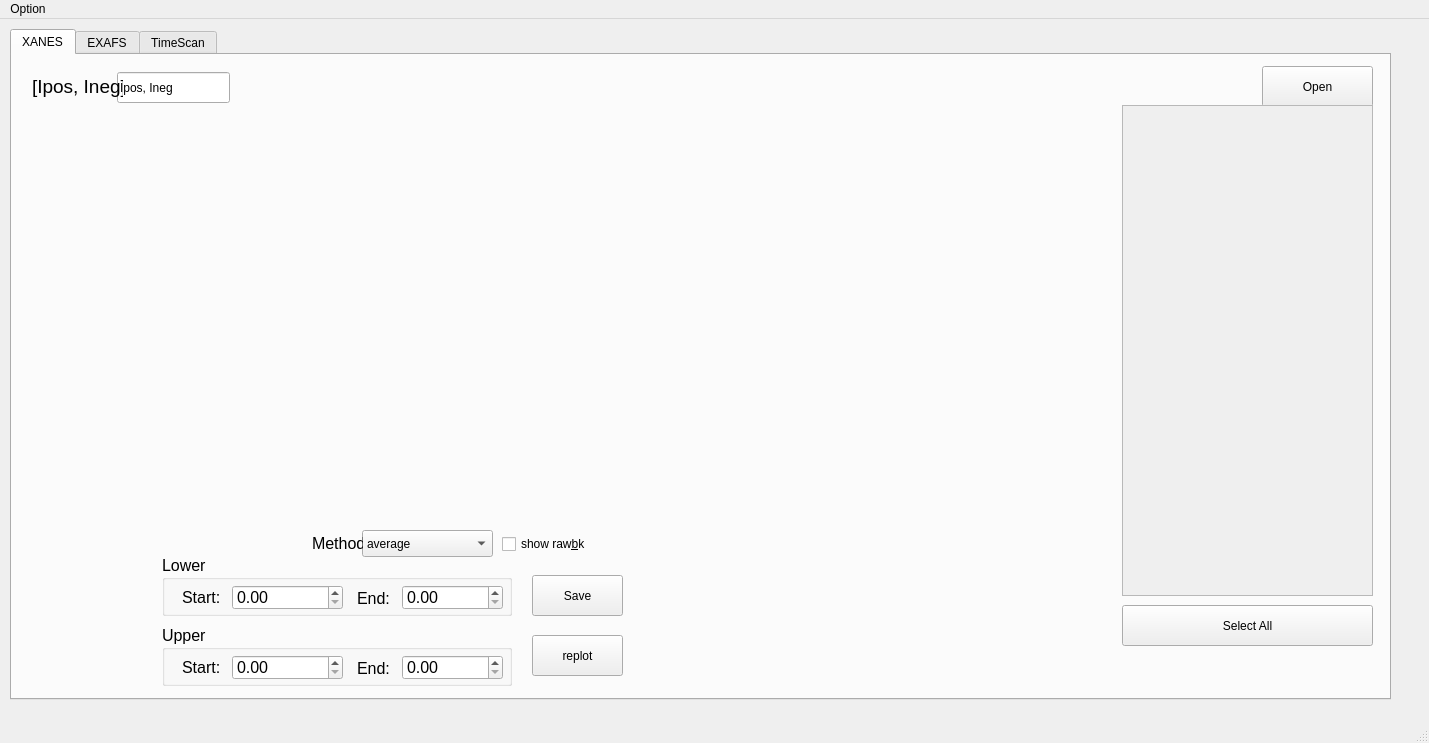
<?xml version="1.0" encoding="UTF-8"?>
<ui version="4.0">
 <class>MainWindow</class>
 <widget class="QMainWindow" name="MainWindow">
  <property name="geometry">
   <rect>
    <x>0</x>
    <y>0</y>
    <width>1429</width>
    <height>743</height>
   </rect>
  </property>
  <property name="windowTitle">
   <string>MainWindow</string>
  </property>
  <widget class="QWidget" name="centralwidget">
   <widget class="QTabWidget" name="tabWidget">
    <property name="geometry">
     <rect>
      <x>10</x>
      <y>10</y>
      <width>1381</width>
      <height>671</height>
     </rect>
    </property>
    <property name="currentIndex">
     <number>0</number>
    </property>
    <widget class="QWidget" name="tab_3">
     <attribute name="title">
      <string>XANES</string>
     </attribute>
     <widget class="QPushButton" name="pushButton_10">
      <property name="geometry">
       <rect>
        <x>1110</x>
        <y>550</y>
        <width>251</width>
        <height>41</height>
       </rect>
      </property>
      <property name="text">
       <string>Select All</string>
      </property>
     </widget>
     <widget class="QGroupBox" name="groupBox">
      <property name="geometry">
       <rect>
        <x>150</x>
        <y>500</y>
        <width>350</width>
        <height>61</height>
       </rect>
      </property>
      <property name="font">
       <font>
        <pointsize>12</pointsize>
        <weight>50</weight>
        <bold>false</bold>
       </font>
      </property>
      <property name="title">
       <string>Lower</string>
      </property>
      <widget class="QDoubleSpinBox" name="dsB_pre_end">
       <property name="geometry">
        <rect>
         <x>240</x>
         <y>30</y>
         <width>101</width>
         <height>25</height>
        </rect>
       </property>
       <property name="font">
        <font>
         <pointsize>12</pointsize>
        </font>
       </property>
       <property name="maximum">
        <double>30000.000000000000000</double>
       </property>
      </widget>
      <widget class="QLabel" name="label_2">
       <property name="geometry">
        <rect>
         <x>195</x>
         <y>35</y>
         <width>41</width>
         <height>16</height>
        </rect>
       </property>
       <property name="text">
        <string>End:</string>
       </property>
      </widget>
      <widget class="QLabel" name="label">
       <property name="geometry">
        <rect>
         <x>20</x>
         <y>34</y>
         <width>44</width>
         <height>16</height>
        </rect>
       </property>
       <property name="text">
        <string>Start:</string>
       </property>
      </widget>
      <widget class="QDoubleSpinBox" name="dsB_pre_start">
       <property name="geometry">
        <rect>
         <x>70</x>
         <y>30</y>
         <width>111</width>
         <height>25</height>
        </rect>
       </property>
       <property name="font">
        <font>
         <pointsize>12</pointsize>
        </font>
       </property>
       <property name="maximum">
        <double>30000.000000000000000</double>
       </property>
      </widget>
     </widget>
     <widget class="QPushButton" name="pushButton_13">
      <property name="geometry">
       <rect>
        <x>520</x>
        <y>520</y>
        <width>91</width>
        <height>41</height>
       </rect>
      </property>
      <property name="text">
       <string>Save</string>
      </property>
     </widget>
     <widget class="QPushButton" name="pushButton_11">
      <property name="geometry">
       <rect>
        <x>520</x>
        <y>580</y>
        <width>91</width>
        <height>41</height>
       </rect>
      </property>
      <property name="text">
       <string>replot</string>
      </property>
     </widget>
     <widget class="QGroupBox" name="groupBox_2">
      <property name="geometry">
       <rect>
        <x>150</x>
        <y>570</y>
        <width>350</width>
        <height>61</height>
       </rect>
      </property>
      <property name="font">
       <font>
        <pointsize>12</pointsize>
        <weight>50</weight>
        <bold>false</bold>
       </font>
      </property>
      <property name="title">
       <string>Upper</string>
      </property>
      <widget class="QDoubleSpinBox" name="dsB_post_end">
       <property name="geometry">
        <rect>
         <x>240</x>
         <y>30</y>
         <width>101</width>
         <height>25</height>
        </rect>
       </property>
       <property name="maximum">
        <double>30000.000000000000000</double>
       </property>
      </widget>
      <widget class="QLabel" name="label_3">
       <property name="geometry">
        <rect>
         <x>195</x>
         <y>35</y>
         <width>41</width>
         <height>16</height>
        </rect>
       </property>
       <property name="text">
        <string>End:</string>
       </property>
      </widget>
      <widget class="QLabel" name="label_4">
       <property name="geometry">
        <rect>
         <x>20</x>
         <y>34</y>
         <width>41</width>
         <height>16</height>
        </rect>
       </property>
       <property name="text">
        <string>Start:</string>
       </property>
      </widget>
      <widget class="QDoubleSpinBox" name="dsB_post_start">
       <property name="geometry">
        <rect>
         <x>70</x>
         <y>30</y>
         <width>111</width>
         <height>25</height>
        </rect>
       </property>
       <property name="maximum">
        <double>30000.000000000000000</double>
       </property>
      </widget>
     </widget>
     <widget class="QPushButton" name="pushButton">
      <property name="geometry">
       <rect>
        <x>1250</x>
        <y>11</y>
        <width>111</width>
        <height>41</height>
       </rect>
      </property>
      <property name="text">
       <string>Open</string>
      </property>
     </widget>
     <widget class="QScrollArea" name="scrollArea">
      <property name="geometry">
       <rect>
        <x>1110</x>
        <y>50</y>
        <width>251</width>
        <height>491</height>
       </rect>
      </property>
      <property name="widgetResizable">
       <bool>true</bool>
      </property>
      <widget class="QWidget" name="scrollAreaWidgetContents">
       <property name="geometry">
        <rect>
         <x>0</x>
         <y>0</y>
         <width>249</width>
         <height>489</height>
        </rect>
       </property>
      </widget>
     </widget>
     <widget class="QWidget" name="widget" native="true">
      <property name="geometry">
       <rect>
        <x>20</x>
        <y>60</y>
        <width>611</width>
        <height>401</height>
       </rect>
      </property>
     </widget>
     <widget class="QWidget" name="widget_2" native="true">
      <property name="geometry">
       <rect>
        <x>640</x>
        <y>20</y>
        <width>451</width>
        <height>601</height>
       </rect>
      </property>
     </widget>
     <widget class="QComboBox" name="combo_fynctype">
      <property name="geometry">
       <rect>
        <x>350</x>
        <y>475</y>
        <width>131</width>
        <height>27</height>
       </rect>
      </property>
      <property name="currentIndex">
       <number>0</number>
      </property>
      <item>
       <property name="text">
        <string>average</string>
       </property>
      </item>
      <item>
       <property name="text">
        <string>linear</string>
       </property>
      </item>
      <item>
       <property name="text">
        <string>victoreen</string>
       </property>
      </item>
     </widget>
     <widget class="QLabel" name="label_7">
      <property name="geometry">
       <rect>
        <x>300</x>
        <y>480</y>
        <width>51</width>
        <height>17</height>
       </rect>
      </property>
      <property name="font">
       <font>
        <pointsize>12</pointsize>
       </font>
      </property>
      <property name="text">
       <string>Method</string>
      </property>
     </widget>
     <widget class="QCheckBox" name="checkBox_2">
      <property name="geometry">
       <rect>
        <x>490</x>
        <y>478</y>
        <width>111</width>
        <height>22</height>
       </rect>
      </property>
      <property name="text">
       <string>show raw&amp;bk</string>
      </property>
     </widget>
     <widget class="QLineEdit" name="lE_posneg">
      <property name="geometry">
       <rect>
        <x>105</x>
        <y>17</y>
        <width>113</width>
        <height>31</height>
       </rect>
      </property>
      <property name="toolTip">
       <string>&lt;html&gt;&lt;head/&gt;&lt;body&gt;&lt;p&gt;&lt;span style=&quot; font-size:12pt;&quot;&gt;Write Ipos and Ineg row name&lt;/span&gt;&lt;/p&gt;&lt;p&gt;&lt;span style=&quot; font-size:12pt;&quot;&gt;pos: Ipos/I1/I3&lt;/span&gt;&lt;/p&gt;&lt;p&gt;&lt;span style=&quot; font-size:12pt;&quot;&gt;neg: Ineg/I2/I4&lt;/span&gt;&lt;/p&gt;&lt;/body&gt;&lt;/html&gt;</string>
      </property>
      <property name="text">
       <string>Ipos, Ineg</string>
      </property>
     </widget>
     <widget class="QLabel" name="label_8">
      <property name="geometry">
       <rect>
        <x>20</x>
        <y>16</y>
        <width>91</width>
        <height>31</height>
       </rect>
      </property>
      <property name="font">
       <font>
        <pointsize>14</pointsize>
       </font>
      </property>
      <property name="text">
       <string>[Ipos, Ineg]</string>
      </property>
     </widget>
    </widget>
    <widget class="QWidget" name="tab_2">
     <attribute name="title">
      <string>EXAFS</string>
     </attribute>
     <widget class="QGroupBox" name="groupBox_3">
      <property name="geometry">
       <rect>
        <x>20</x>
        <y>50</y>
        <width>211</width>
        <height>71</height>
       </rect>
      </property>
      <property name="font">
       <font>
        <pointsize>14</pointsize>
       </font>
      </property>
      <property name="title">
       <string>k weight(x)</string>
      </property>
      <widget class="QRadioButton" name="rB_kpower0">
       <property name="geometry">
        <rect>
         <x>10</x>
         <y>35</y>
         <width>41</width>
         <height>20</height>
        </rect>
       </property>
       <property name="font">
        <font>
         <pointsize>13</pointsize>
        </font>
       </property>
       <property name="text">
        <string>0</string>
       </property>
      </widget>
      <widget class="QRadioButton" name="rB_kpower1">
       <property name="geometry">
        <rect>
         <x>60</x>
         <y>35</y>
         <width>41</width>
         <height>20</height>
        </rect>
       </property>
       <property name="text">
        <string>1</string>
       </property>
      </widget>
      <widget class="QRadioButton" name="rB_kpower2">
       <property name="geometry">
        <rect>
         <x>110</x>
         <y>35</y>
         <width>41</width>
         <height>20</height>
        </rect>
       </property>
       <property name="text">
        <string>2</string>
       </property>
      </widget>
      <widget class="QRadioButton" name="rB_kpower3">
       <property name="geometry">
        <rect>
         <x>160</x>
         <y>35</y>
         <width>41</width>
         <height>20</height>
        </rect>
       </property>
       <property name="text">
        <string>3</string>
       </property>
      </widget>
     </widget>
     <widget class="QWidget" name="widget_4" native="true">
      <property name="geometry">
       <rect>
        <x>20</x>
        <y>140</y>
        <width>951</width>
        <height>451</height>
       </rect>
      </property>
     </widget>
     <widget class="QScrollArea" name="scrollArea_3">
      <property name="geometry">
       <rect>
        <x>1010</x>
        <y>60</y>
        <width>351</width>
        <height>551</height>
       </rect>
      </property>
      <property name="widgetResizable">
       <bool>true</bool>
      </property>
      <widget class="QWidget" name="scrollAreaWidgetContents_3">
       <property name="geometry">
        <rect>
         <x>0</x>
         <y>0</y>
         <width>349</width>
         <height>549</height>
        </rect>
       </property>
      </widget>
     </widget>
     <widget class="QPushButton" name="pB_openchi">
      <property name="geometry">
       <rect>
        <x>1260</x>
        <y>11</y>
        <width>101</width>
        <height>41</height>
       </rect>
      </property>
      <property name="font">
       <font>
        <pointsize>14</pointsize>
       </font>
      </property>
      <property name="text">
       <string>Open</string>
      </property>
     </widget>
     <widget class="QFrame" name="frame">
      <property name="geometry">
       <rect>
        <x>250</x>
        <y>20</y>
        <width>541</width>
        <height>101</height>
       </rect>
      </property>
      <property name="frameShape">
       <enum>QFrame::WinPanel</enum>
      </property>
      <property name="frameShadow">
       <enum>QFrame::Raised</enum>
      </property>
      <widget class="QLabel" name="label_6">
       <property name="geometry">
        <rect>
         <x>380</x>
         <y>40</y>
         <width>31</width>
         <height>21</height>
        </rect>
       </property>
       <property name="font">
        <font>
         <pointsize>14</pointsize>
        </font>
       </property>
       <property name="text">
        <string>Neg.</string>
       </property>
      </widget>
      <widget class="QLabel" name="label_5">
       <property name="geometry">
        <rect>
         <x>120</x>
         <y>40</y>
         <width>31</width>
         <height>21</height>
        </rect>
       </property>
       <property name="font">
        <font>
         <pointsize>14</pointsize>
        </font>
       </property>
       <property name="text">
        <string>Pos.</string>
       </property>
      </widget>
      <widget class="QComboBox" name="comBox_Pos">
       <property name="geometry">
        <rect>
         <x>10</x>
         <y>60</y>
         <width>251</width>
         <height>26</height>
        </rect>
       </property>
      </widget>
      <widget class="QComboBox" name="comBox_Neg">
       <property name="geometry">
        <rect>
         <x>280</x>
         <y>60</y>
         <width>251</width>
         <height>26</height>
        </rect>
       </property>
      </widget>
      <widget class="QCheckBox" name="checkBox">
       <property name="geometry">
        <rect>
         <x>20</x>
         <y>10</y>
         <width>151</width>
         <height>18</height>
        </rect>
       </property>
       <property name="font">
        <font>
         <pointsize>14</pointsize>
        </font>
       </property>
       <property name="text">
        <string>plot diff chi(k)</string>
       </property>
      </widget>
     </widget>
     <widget class="QPushButton" name="pB_addchi">
      <property name="geometry">
       <rect>
        <x>1010</x>
        <y>11</y>
        <width>101</width>
        <height>41</height>
       </rect>
      </property>
      <property name="font">
       <font>
        <pointsize>14</pointsize>
       </font>
      </property>
      <property name="text">
       <string>Add</string>
      </property>
     </widget>
    </widget>
    <widget class="QWidget" name="tab">
     <attribute name="title">
      <string>TimeScan</string>
     </attribute>
     <widget class="QPushButton" name="pushButton_7">
      <property name="geometry">
       <rect>
        <x>10</x>
        <y>20</y>
        <width>101</width>
        <height>41</height>
       </rect>
      </property>
      <property name="text">
       <string>Open</string>
      </property>
     </widget>
     <widget class="QPushButton" name="pushButton_9">
      <property name="geometry">
       <rect>
        <x>20</x>
        <y>550</y>
        <width>241</width>
        <height>41</height>
       </rect>
      </property>
      <property name="text">
       <string>Save Sum</string>
      </property>
     </widget>
     <widget class="QScrollArea" name="scrollArea_2">
      <property name="geometry">
       <rect>
        <x>20</x>
        <y>70</y>
        <width>241</width>
        <height>471</height>
       </rect>
      </property>
      <property name="widgetResizable">
       <bool>true</bool>
      </property>
      <widget class="QWidget" name="scrollAreaWidgetContents_2">
       <property name="geometry">
        <rect>
         <x>0</x>
         <y>0</y>
         <width>239</width>
         <height>469</height>
        </rect>
       </property>
      </widget>
     </widget>
     <widget class="QWidget" name="widget_3" native="true">
      <property name="geometry">
       <rect>
        <x>280</x>
        <y>60</y>
        <width>1081</width>
        <height>571</height>
       </rect>
      </property>
     </widget>
     <widget class="QPushButton" name="pushButton_2">
      <property name="geometry">
       <rect>
        <x>130</x>
        <y>20</y>
        <width>141</width>
        <height>41</height>
       </rect>
      </property>
      <property name="text">
       <string>Select/Release All</string>
      </property>
     </widget>
     <widget class="QLineEdit" name="lE_posneg_2">
      <property name="geometry">
       <rect>
        <x>370</x>
        <y>20</y>
        <width>113</width>
        <height>31</height>
       </rect>
      </property>
      <property name="toolTip">
       <string>&lt;html&gt;&lt;head/&gt;&lt;body&gt;&lt;p&gt;&lt;span style=&quot; font-size:12pt;&quot;&gt;Write Ipos and Ineg row name&lt;/span&gt;&lt;/p&gt;&lt;p&gt;&lt;span style=&quot; font-size:12pt;&quot;&gt;pos: Ipos/I1/I3&lt;/span&gt;&lt;/p&gt;&lt;p&gt;&lt;span style=&quot; font-size:12pt;&quot;&gt;neg: Ineg/I2/I4&lt;/span&gt;&lt;/p&gt;&lt;/body&gt;&lt;/html&gt;</string>
      </property>
      <property name="text">
       <string>Ipos, Ineg</string>
      </property>
     </widget>
     <widget class="QLabel" name="label_9">
      <property name="geometry">
       <rect>
        <x>280</x>
        <y>19</y>
        <width>91</width>
        <height>31</height>
       </rect>
      </property>
      <property name="font">
       <font>
        <pointsize>14</pointsize>
       </font>
      </property>
      <property name="text">
       <string>[Ipos, Ineg]</string>
      </property>
     </widget>
    </widget>
   </widget>
  </widget>
  <widget class="QMenuBar" name="menubar">
   <property name="geometry">
    <rect>
     <x>0</x>
     <y>0</y>
     <width>1429</width>
     <height>22</height>
    </rect>
   </property>
   <widget class="QMenu" name="menuOption">
    <property name="title">
     <string>Option</string>
    </property>
    <addaction name="actionAuto_load"/>
    <addaction name="actionBoost"/>
   </widget>
   <addaction name="menuOption"/>
  </widget>
  <widget class="QStatusBar" name="statusbar"/>
  <action name="actionAuto_load">
   <property name="checkable">
    <bool>true</bool>
   </property>
   <property name="text">
    <string>auto load</string>
   </property>
  </action>
  <action name="actionBoost">
   <property name="checkable">
    <bool>true</bool>
   </property>
   <property name="text">
    <string>boost</string>
   </property>
  </action>
 </widget>
 <resources/>
 <connections/>
</ui>
